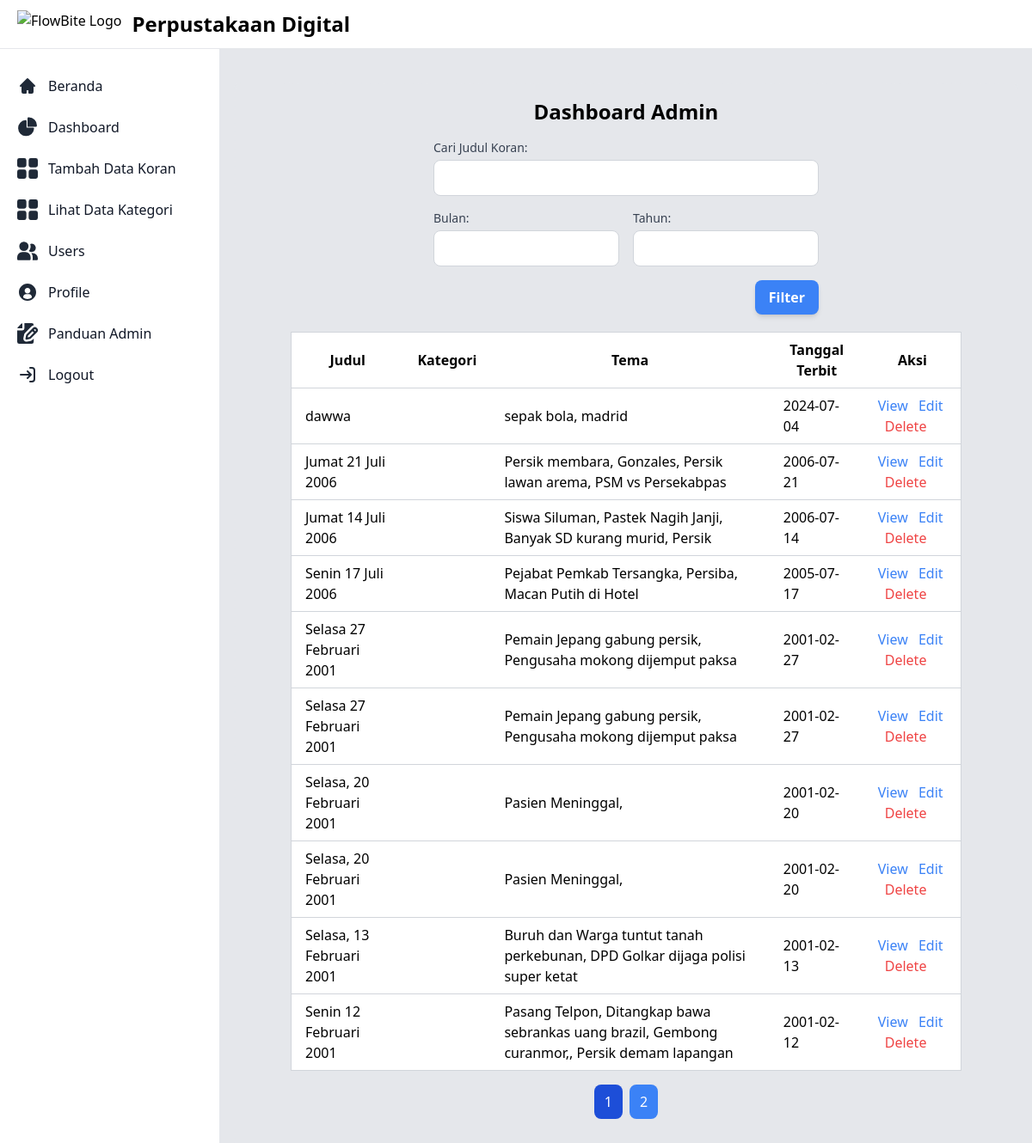
The app's page /admin/admin_dashboard.php (signed in), older data.
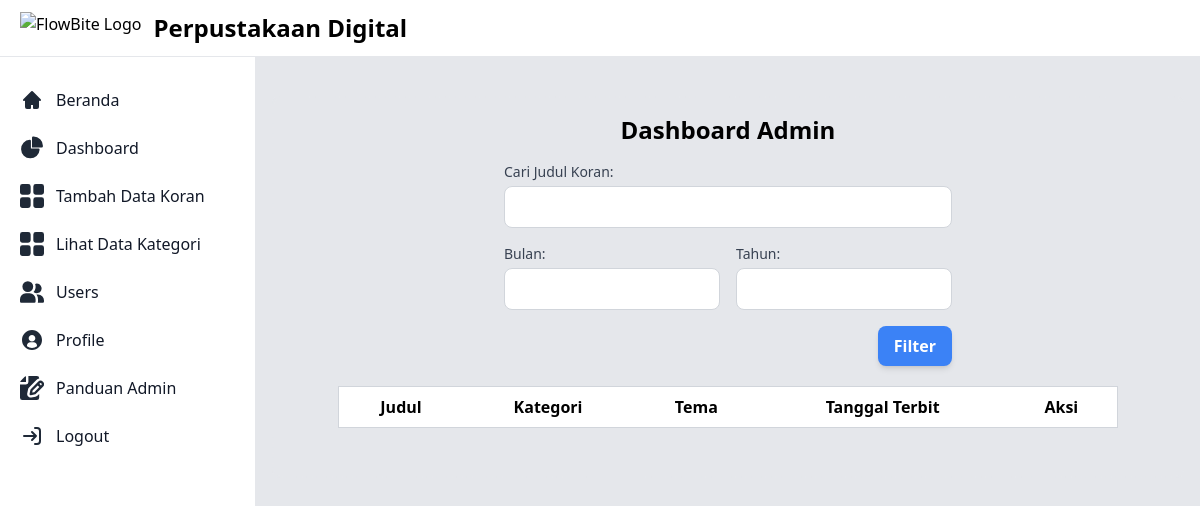
The same page, newer data.
### tables this page shows
CREATE TABLE `newspapers` (
  `id` int(11) NOT NULL,
  `title` varchar(255) NOT NULL,
  `publication_date` date NOT NULL,
  `category` varchar(100) DEFAULT NULL,
  `thumbnail` varchar(255) DEFAULT NULL,
  `pdf_file` varchar(255) NOT NULL,
  `created_at` timestamp NOT NULL DEFAULT current_timestamp(),
  `newspaper_type` varchar(255) DEFAULT NULL,
  `category_id` int(11) DEFAULT NULL
);

### admin/admin_dashboard.php (the view, shortened to what this page needs)
<?php
require '../config.php';
$sortBy = isset($_GET['sort']) ? $_GET['sort'] : 'publication_date';
$sortOrder = isset($_GET['order']) && $_GET['order'] === 'asc' ? 'ASC' : 'DESC';
$filterConditions = [];
$page = isset($_GET['page']) && is_numeric($_GET['page']) ? (int)$_GET['page'] : 1;
$limit = 10;
$offset = ($page - 1) * $limit;
$sql = 'SELECT newspapers.*, categories.name AS category_name FROM newspapers LEFT JOIN categories ON newspapers.category_id = categories.id';
$sql .= ' ORDER BY ' . $sortBy . ' ' . $sortOrder;
$stmt = $pdo->prepare($sql . ' LIMIT :limit OFFSET :offset');
$stmtCount = $pdo->prepare('SELECT COUNT(*) AS total FROM newspapers' . (empty($filterConditions) ? '' : ' WHERE ' . implode(' AND ', $filterConditions)));
$stmt->bindParam(':limit', $limit, PDO::PARAM_INT);
$stmt->bindParam(':offset', $offset, PDO::PARAM_INT);
$stmt->execute();
$newspapers = $stmt->fetchAll(PDO::FETCH_ASSOC);
$stmtCount->execute();
$totalResults = $stmtCount->fetchColumn();
$totalPages = ceil($totalResults / $limit);
$searchTitle = isset($_GET['title']) ? $_GET['search_title'] : '';
?>
<!DOCTYPE html>
<html lang="en">
<head>
    <script src="https://cdn.tailwindcss.com"></script>
    <link href="https://cdn.jsdelivr.net/npm/flowbite@2.4.1/dist/flowbite.min.css" rel="stylesheet" />
</head>
<body class="bg-gray-200">
    <div class="flex flex-col md:flex-row">
        <?php require 'navbar_admin.php'; ?>
        <div class="p-4 sm:ml-64">
            <div class="p-4 border-2 border-gray-200 border-dashed rounded-lg dark:border-gray-700 mt-14">
                <h1 class="text-center font-bold text-2xl">Dashboard Admin</h1>
                <main class="flex-1 p-4 md:px-8 md:py-4 lg:px-12">
                    <form class="max-w-md mx-auto mb-5" action="<?php echo htmlspecialchars($_SERVER["PHP_SELF"]); ?>" method="POST">
                        <div class="grid grid-cols-1 sm:grid-cols-2 gap-4">
                            <div class="col-span-2">
                                <label for="search_title" class="block text-sm font-medium text-gray-700">Cari Judul Koran:</label>
                                <input type="text" id="search_title" name="search_title" value="<?php echo htmlspecialchars($searchTitle); ?>" class="block w-full mt-1 py-2 px-3 border border-gray-300 rounded-lg focus:outline-none focus:ring-blue-500 focus:border-blue-500">
                            </div>
                            <div>
                                <label for="filter_month" class="block text-sm font-medium text-gray-700">Bulan:</label>
                                <input type="number" id="filter_month" name="filter_month" min="1" max="12" value="<?php echo htmlspecialchars($filterMonth); ?>" class="block w-full mt-1 py-2 px-3 border border-gray-300 rounded-lg focus:outline-none focus:ring-blue-500 focus:border-blue-500">
                            </div>
                            <div>
                                <label for="filter_year" class="block text-sm font-medium text-gray-700">Tahun:</label>
                                <input type="number" id="filter_year" name="filter_year" min="1900" max="<?php echo date('Y'); ?>" value="<?php echo htmlspecialchars($filterYear); ?>" class="block w-full mt-1 py-2 px-3 border border-gray-300 rounded-lg focus:outline-none focus:ring-blue-500 focus:border-blue-500">
                            </div>
                        </div>
                        <div class="flex justify-end mt-4">
                            <button type="submit" class="px-4 py-2 bg-blue-500 text-white font-semibold rounded-lg shadow-md hover:bg-blue-700 focus:outline-none focus:ring-2 focus:ring-blue-400">
                                Filter
                            </button>
                        </div>
                    </form>
                    <div class="overflow-x-auto">
                        <table class="min-w-full bg-white border border-gray-300">
                            <thead>
                                <tr>
                                    <th class="py-2 px-4 border-b border-gray-300">Judul</th>
                                    <th class="py-2 px-4 border-b border-gray-300">Kategori</th>
                                    <th class="py-2 px-4 border-b border-gray-300">Tema</th>
                                    <th class="py-2 px-4 border-b border-gray-300">Tanggal Terbit</th>
                                    <th class="py-2 px-4 border-b border-gray-300">Aksi</th>
                                </tr>
                            </thead>
                            <tbody>
                                <?php foreach ($newspapers as $newspaper): ?>
                                <tr>
                                    <td class="py-2 px-4 border-b border-gray-300">
                                        <?php echo htmlspecialchars($newspaper['title']); ?>
                                    </td>
                                    <td class="py-2 px-4 border-b border-gray-300">
                                    </td>
                                    <td class="py-2 px-4 border-b border-gray-300">
                                        <?php echo htmlspecialchars($newspaper['category']); ?>
                                    </td>
                                    <td class="py-2 px-4 border-b border-gray-300">
                                        <?php echo htmlspecialchars($newspaper['publication_date']); ?>
                                    </td>
                                    <td class="py-2 px-4 border-b border-gray-300">
                                        <a href="view_newspaper.php?id=<?php echo $newspaper['id']; ?>" class="text-blue-500 hover:text-blue-600">View</a>
                                        <a href="edit_newspaper.php?id=<?php echo $newspaper['id']; ?>" class="text-blue-500 hover:text-blue-600 ml-2">Edit</a>
                                        <a href="#" class="text-red-500 hover:text-red-600 ml-2" onclick="confirmDelete(<?php echo $newspaper['id']; ?>)">Delete</a>
                                    </td>
                                </tr>
                                <?php endforeach; ?>
                            </tbody>
                        </table>
                    </div>
                    <div class="flex justify-center mt-4">
                        <?php for ($i = 1; $i <= $totalPages; $i++): ?>
                        <a href="?page=<?php echo $i; ?>&sort=<?php echo $sortBy; ?>&order=<?php echo $sortOrder; ?>" class="px-3 py-2 mx-1 text-white bg-blue-500 rounded-lg hover:bg-blue-700 <?php echo ($i === $page) ? 'bg-blue-700' : ''; ?>">
                            <?php echo $i; ?>
                        </a>
                        <?php endfor; ?>
                    </div>
                </main>
            </div>
        </div>
</body>
</html>

### admin/navbar_admin.php (shortened to what this page needs)
<!DOCTYPE html>
<html lang="en">
<head>
    <link rel="stylesheet" href="sweetalert2.min.css">
</head>
<body>
    <nav class="fixed top-0 z-50 w-full bg-white border-b border-gray-200 dark:bg-gray-800 dark:border-gray-700">
        <div class="px-3 py-3 lg:px-5 lg:pl-3">
            <div class="flex items-center justify-between">
                <div class="flex items-center justify-start rtl:justify-end">
                    <a href="#" class="flex ms-2 md:me-24">
                        <img src="https://flowbite.com/docs/images/logo.svg" class="h-8 me-3" alt="FlowBite Logo" />
                        <span
                            class="self-center text-xl font-semibold sm:text-2xl whitespace-nowrap dark:text-white">Perpustakaan Digital</span>
                    </a>
                </div>
                <div class="flex items-center">
                    <div class="flex items-center ms-3">
                        <div>
                            <button type="button"
                                class="flex text-sm bg-gray-800 rounded-full focus:ring-4 focus:ring-gray-300 dark:focus:ring-gray-600"
                                aria-expanded="false" data-dropdown-toggle="dropdown-user">
                                <?php
                                    if (isset($_SESSION['name'])) {
                                        echo '<div class="relative inline-block text-left">';
                                        echo '<button id="dropdown-toggle" type="button" class="text-white text-xl underline hover:underline focus:outline-none">';
                                        echo '</button>';
                                        echo '</div>';
                                    } else {
                                        echo '<a href="/path/to/login.php" class="text-sm text-blue-600 dark:text-blue-500 hover:underline">Login</a>';
                                    }
                                    ?>
                        </div>
                    </div>
                </div>
            </div>
        </div>
        </div>
    <aside id="logo-sidebar"
        class="fixed top-0 left-0 z-40 w-64 h-screen pt-20 transition-transform -translate-x-full bg-white border-r border-gray-200 sm:translate-x-0 dark:bg-gray-800 dark:border-gray-700"
        aria-label="Sidebar">
        <div class="h-full px-3 pb-4 overflow-y-auto bg-white dark:bg-gray-800">
            <ul class="space-y-2 font-medium">
                <li>
                    <a href="../index.php"
                        class="flex items-center p-2 text-gray-900 rounded-lg dark:text-white hover:bg-gray-100 dark:hover:bg-gray-700 group">
                        <span class="ms-3">Beranda</span>
                    </a>
                </li>
                <li>
                    <a href="admin_dashboard.php"
                        class="flex items-center p-2 text-gray-900 rounded-lg dark:text-white hover:bg-gray-100 dark:hover:bg-gray-700 group">
                        <span class="ms-3">Dashboard</span>
                    </a>
                </li>
                <li>
                    <a href="add_newspaper.php"
                        class="flex items-center p-2 text-gray-900 rounded-lg dark:text-white hover:bg-gray-100 dark:hover:bg-gray-700 group">
                        <span class="flex-1 ms-3 whitespace-nowrap">Tambah Data Koran</span>
                    </a>
                </li>
                <li>
                    <a href="manage_categories.php"
                        class="flex items-center p-2 text-gray-900 rounded-lg dark:text-white hover:bg-gray-100 dark:hover:bg-gray-700 group">
                        <span class="flex-1 ms-3 whitespace-nowrap">Lihat Data Kategori</span>
                    </a>
                </li>
                <li>
                    <a href="daftar_user.php"
                        class="flex items-center p-2 text-gray-900 rounded-lg dark:text-white hover:bg-gray-100 dark:hover:bg-gray-700 group">
                        <span class="flex-1 ms-3 whitespace-nowrap">Users</span>
                    </a>
                </li>
                <li>
                    <a href="../profile.php"
                        class="flex items-center p-2 text-gray-900 rounded-lg dark:text-white hover:bg-gray-100 dark:hover:bg-gray-700 group">
                        <span class="flex-1 ms-3 whitespace-nowrap">Profile</span>
                    </a>
                </li>
                <li>
                    <button data-modal-target="large-modal" data-modal-toggle="large-modal"
                        class="flex items-center p-2 text-gray-900 rounded-lg dark:text-white hover:bg-gray-100 dark:hover:bg-gray-700 group"
                        type="button">
                        <span class="flex-1 ms-3 whitespace-nowrap">Panduan Admin</span>
                    </button>
                </li>
                <li>
                    <a href="../logout.php"
                        class="flex items-center p-2 text-gray-900 rounded-lg dark:text-white hover:bg-gray-100 dark:hover:bg-gray-700 group">
                        <span class="flex-1 ms-3 whitespace-nowrap">Logout</span>
                    </a>
                </li>
            </ul>
        </div>
    </aside>
</body>
</html>

Row changes from the older to the newer data that the page shows:
removed newspapers: title "dawwa", category "sepak bola, madrid", publication_date "2024-07-04"
removed newspapers: title "Jumat 21 Juli 2006", category "Persik membara, Gonzales, Persik lawan arema, PSM vs Persekabpas", publication_date "2006-07-21"
removed newspapers: title "Jumat 14 Juli 2006", category "Siswa Siluman, Pastek Nagih Janji, Banyak SD kurang murid, Persik", publication_date "2006-07-14"
removed newspapers: title "Senin 17 Juli 2006", category "Pejabat Pemkab Tersangka, Persiba, Macan Putih di Hotel", publication_date "2005-07-17"
removed newspapers: title "Selasa 27 Februari 2001", category "Pemain Jepang gabung persik, Pengusaha mokong dijemput paksa", publication_date "2001-02-27"
removed newspapers: title "Selasa 27 Februari 2001", category "Pemain Jepang gabung persik, Pengusaha mokong dijemput paksa", publication_date "2001-02-27"
removed newspapers: title "Selasa, 20 Februari 2001", category "Pasien Meninggal,", publication_date "2001-02-20"
removed newspapers: title "Selasa, 20 Februari 2001", category "Pasien Meninggal,", publication_date "2001-02-20"
removed newspapers: title "Selasa, 13 Februari 2001", category "Buruh dan Warga tuntut tanah perkebunan, DPD Golkar dijaga polisi super ketat", publication_date "2001-02-13"
removed newspapers: title "Senin 12 Februari 2001", category "Pasang Telpon, Ditangkap bawa sebrankas uang brazil, Gembong curanmor,, Persik demam lapangan", publication_date "2001-02-12"
Text that changed along with them:
list line gone: "1"
list line gone: "2"
